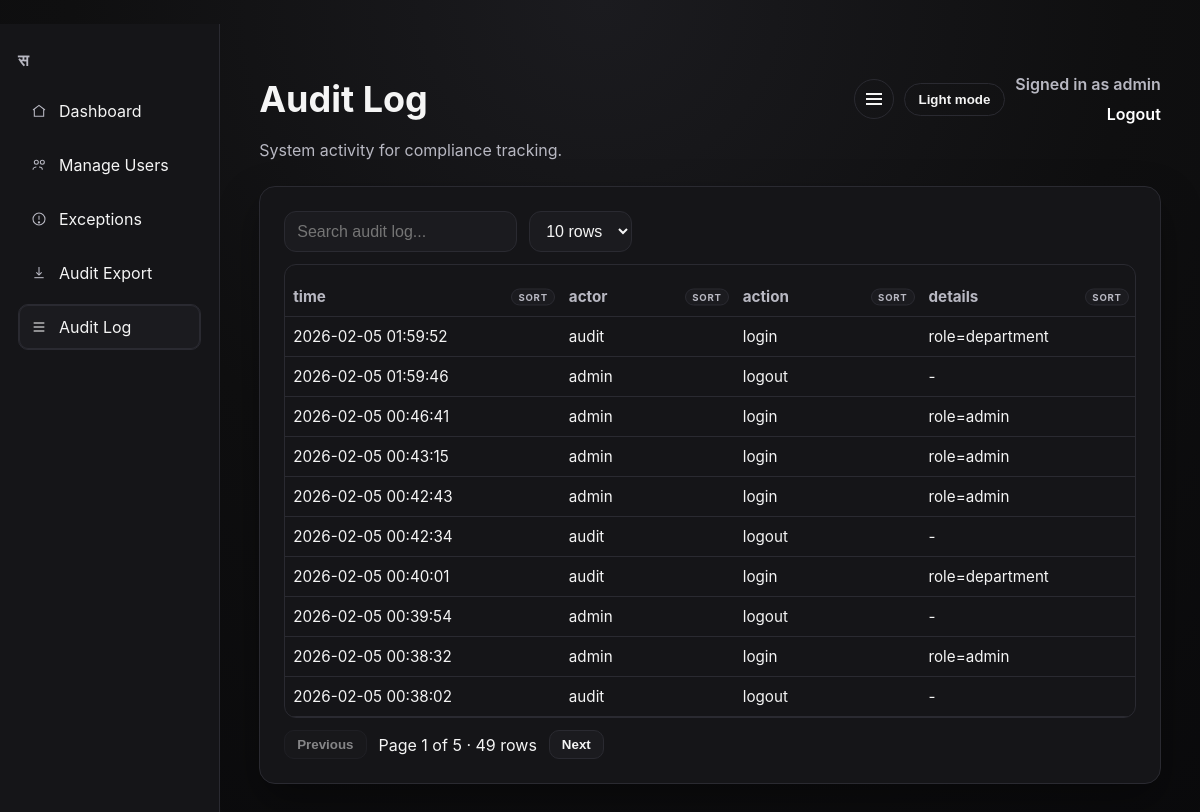
Before: /admin/audit (signed in) with the older database file.
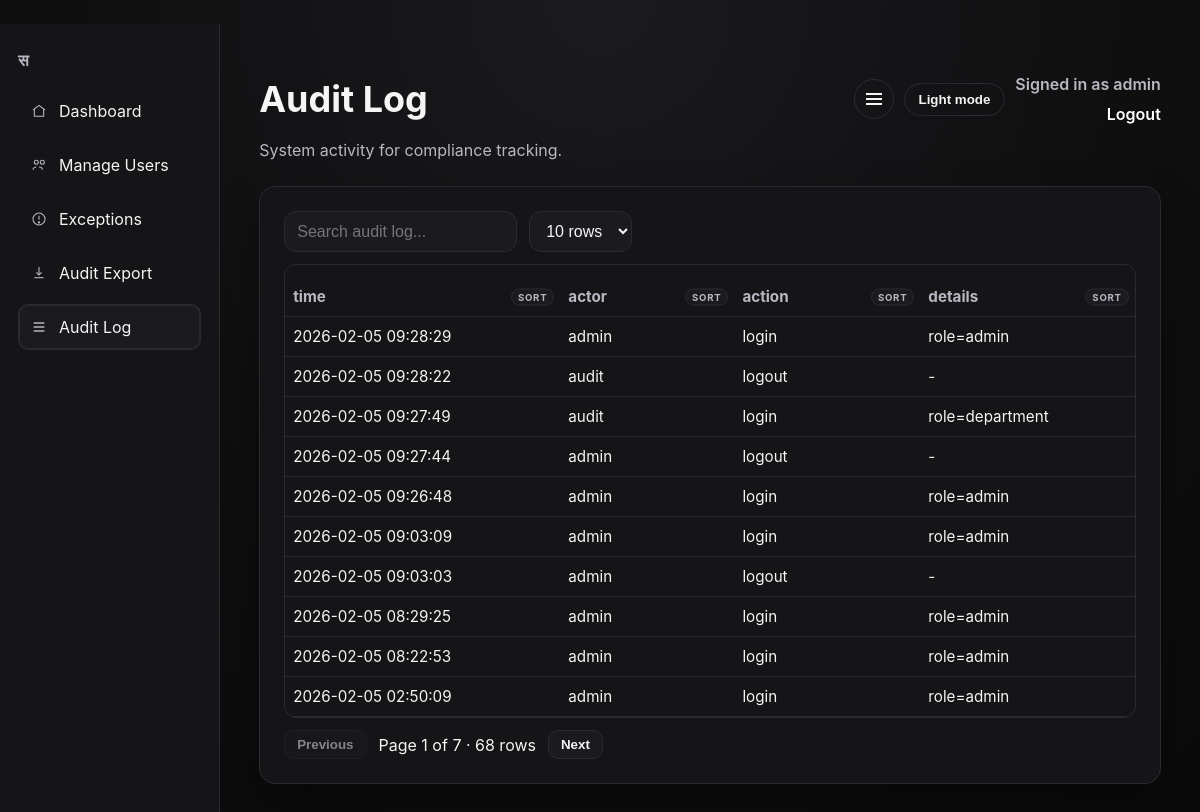
After: the same page with the newer database file.
### tables this page shows
CREATE TABLE audit_logs (
                id INTEGER PRIMARY KEY AUTOINCREMENT,
                actor TEXT NOT NULL,
                action TEXT NOT NULL,
                details TEXT,
                created_at TEXT NOT NULL
            );

### recon/routes_admin.py (the view)
    @app.route("/admin/audit")
    def admin_audit():
        user = current_user()
        if not user or user["role"] != "admin":
            return redirect(url_for("login"))
        logs = list_audit_logs()
        return render_template("admin_audit.html", user=user, logs=logs)

### recon/auth.py (called while the page is built)
def current_user():
    user_id = session.get("user_id")
    if not user_id:
        return None
    user = get_user_by_id(user_id)
    if not user:
        return None
    return {
        "id": user["id"],
        "username": user["username"],
        "role": user["role"],
        "department": user["department"],
    }

### recon/db.py (called while the page is built)
def db_connect():
    DATA_DIR.mkdir(parents=True, exist_ok=True)
    UPLOADS_DIR.mkdir(parents=True, exist_ok=True)
    conn = sqlite3.connect(DB_PATH)
    conn.row_factory = sqlite3.Row
    return conn

def get_user_by_id(user_id: int):
    conn = db_connect()
    try:
        cur = conn.execute("SELECT * FROM users WHERE id = ?", (user_id,))
        return cur.fetchone()
    finally:
        conn.close()

def list_audit_logs(limit: int = 200):
    conn = db_connect()
    try:
        cur = conn.execute("SELECT * FROM audit_logs ORDER BY created_at DESC LIMIT ?", (limit,))
        return cur.fetchall()
    finally:
        conn.close()

### templates/admin_audit.html (shortened to what the changed rows need)
﻿<!doctype html>
<html lang="en">
  <head>
    <link rel="stylesheet" href="{{ url_for('static', filename='style.css') }}?v=20260205" />
  </head>
  <body>
    <div class="layout">
      <main class="page">
        <header class="hero row">
          <div>
            <h1>Audit Log</h1>
          </div>
        </header>
        <section class="card">
          {% if logs %}
            <div class="table-block">
              <div class="table-actions">
                <div class="table-controls">
                  <input type="search" class="table-search" placeholder="Search audit log..." />
                  <select class="table-page-size">
                    <option value="10">10 rows</option>
                  </select>
                </div>
              </div>
              <div class="table-wrap">
                <table>
                  <thead>
                    <tr>
                      <th class="sortable">time</th>
                      <th class="sortable">actor</th>
                      <th class="sortable">action</th>
                      <th class="sortable">details</th>
                    </tr>
                  </thead>
                  <tbody>
                    {% for item in logs %}
                      <tr>
                        <td data-label="time">{{ item.created_at }}</td>
                        <td data-label="actor">{{ item.actor }}</td>
                        <td data-label="action">{{ item.action }}</td>
                        <td data-label="details">{{ item.details or '-' }}</td>
                      </tr>
                    {% endfor %}
                  </tbody>
                </table>
              </div>
              <div class="table-footer">
                <button type="button" class="pager prev">Previous</button>
                <span class="page-info"></span>
                <button type="button" class="pager next">Next</button>
              </div>
            </div>
          {% else %}
            <p class="empty">No audit entries yet.</p>
          {% endif %}
        </section>
      </main>
    </div>
  </body>
</html>

Changed rows visible on the page:
no longer on this page (row unchanged): audit_logs: created_at "2026-02-05 01:59:52", actor "audit", action "login", details "role=department"
no longer on this page (row unchanged): audit_logs: created_at "2026-02-05 01:59:46", actor "admin", action "logout", details "-"
no longer on this page (row unchanged): audit_logs: created_at "2026-02-05 00:46:41", actor "admin", action "login", details "role=admin"
no longer on this page (row unchanged): audit_logs: created_at "2026-02-05 00:43:15", actor "admin", action "login", details "role=admin"
no longer on this page (row unchanged): audit_logs: created_at "2026-02-05 00:42:43", actor "admin", action "login", details "role=admin"
no longer on this page (row unchanged): audit_logs: created_at "2026-02-05 00:42:34", actor "audit", action "logout", details "-"
no longer on this page (row unchanged): audit_logs: created_at "2026-02-05 00:40:01", actor "audit", action "login", details "role=department"
no longer on this page (row unchanged): audit_logs: created_at "2026-02-05 00:39:54", actor "admin", action "logout", details "-"
no longer on this page (row unchanged): audit_logs: created_at "2026-02-05 00:38:32", actor "admin", action "login", details "role=admin"
no longer on this page (row unchanged): audit_logs: created_at "2026-02-05 00:38:02", actor "audit", action "logout", details "-"
added audit_logs: created_at "2026-02-05 09:28:29", actor "admin", action "login", details "role=admin"
added audit_logs: created_at "2026-02-05 09:28:22", actor "audit", action "logout", details "-"
added audit_logs: created_at "2026-02-05 09:27:49", actor "audit", action "login", details "role=department"
added audit_logs: created_at "2026-02-05 09:27:44", actor "admin", action "logout", details "-"
added audit_logs: created_at "2026-02-05 09:26:48", actor "admin", action "login", details "role=admin"
added audit_logs: created_at "2026-02-05 09:03:09", actor "admin", action "login", details "role=admin"
added audit_logs: created_at "2026-02-05 09:03:03", actor "admin", action "logout", details "-"
added audit_logs: created_at "2026-02-05 08:29:25", actor "admin", action "login", details "role=admin"
added audit_logs: created_at "2026-02-05 08:22:53", actor "admin", action "login", details "role=admin"
added audit_logs: created_at "2026-02-05 02:50:09", actor "admin", action "login", details "role=admin"
Other visible differences:
text written by a page script: "Page 1 of 5 · 49 rows" → "Page 1 of 7 · 68 rows"
